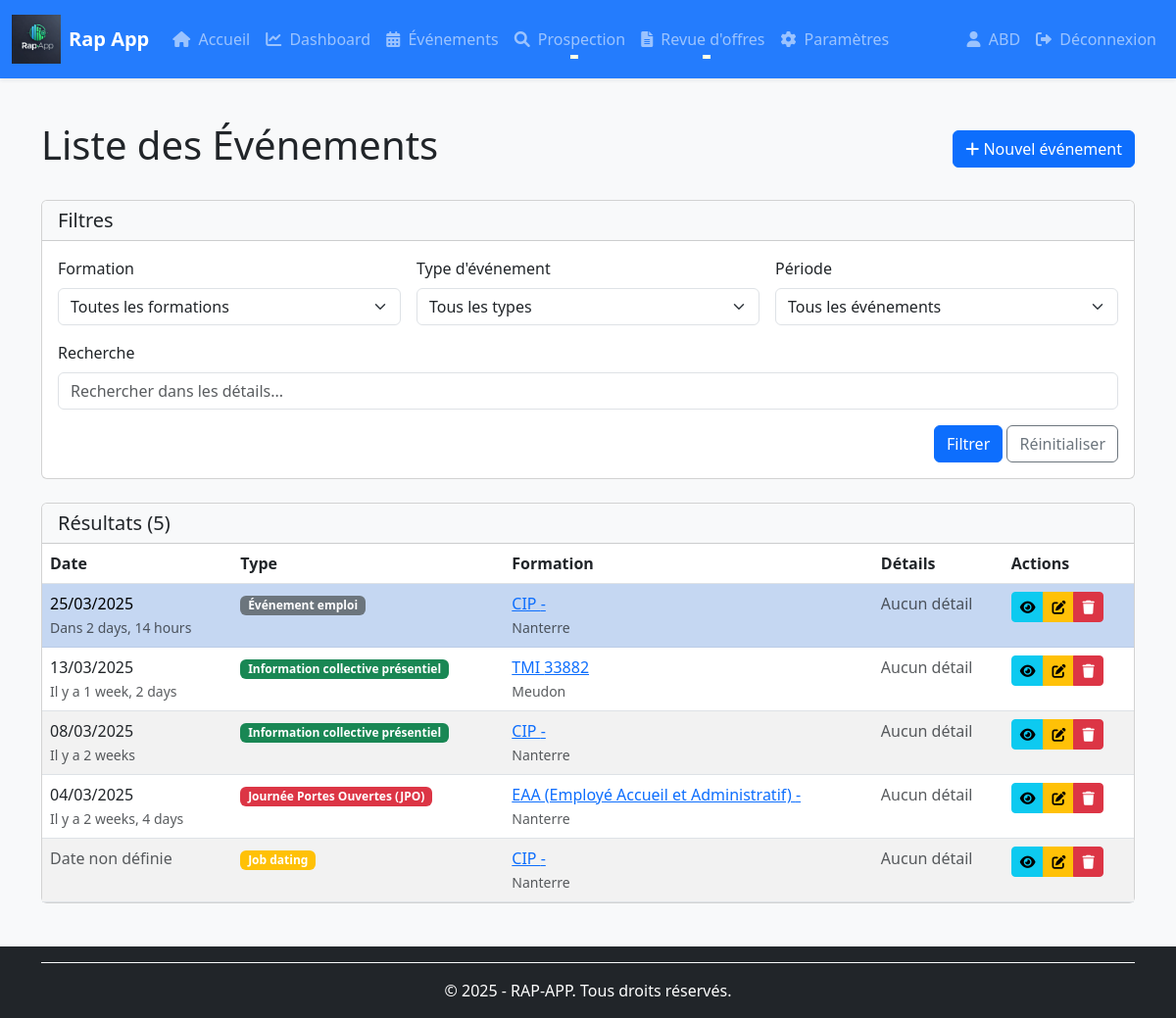
Page /evenements/ (signed in) on the earlier database version.
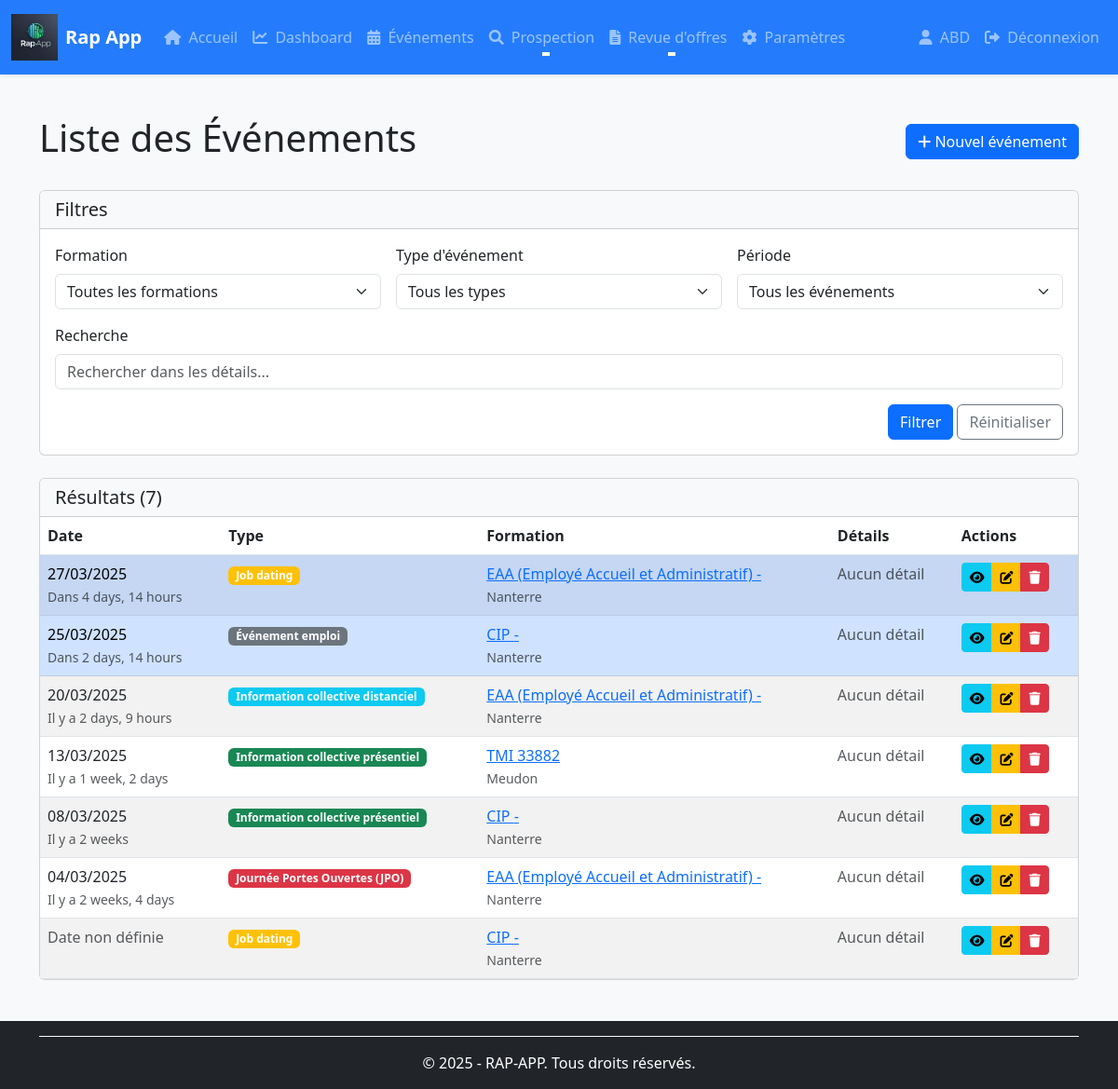
Same page on the later database version.
### rap_app/models/evenements.py (models this page shows, shortened)
class Evenement(BaseModel):
    INFO_PRESENTIEL = 'info_collective_presentiel'
    INFO_DISTANCIEL = 'info_collective_distanciel'
    JOB_DATING = 'job_dating'
    EVENEMENT_EMPLOI = 'evenement_emploi'
    FORUM = 'forum'
    JPO = 'jpo'
    AUTRE = 'autre'
    TYPE_EVENEMENT_CHOICES = [
        (INFO_PRESENTIEL, 'Information collective présentiel'),
        (INFO_DISTANCIEL, 'Information collective distanciel'),
        (JOB_DATING, 'Job dating'),
        (EVENEMENT_EMPLOI, 'Événement emploi'),
        (FORUM, 'Forum'),
        (JPO, 'Journée Portes Ouvertes (JPO)'),
        (AUTRE, 'Autre'),
    ]
    formation = models.ForeignKey(Formation, on_delete=models.CASCADE, null=True, blank=True,  related_name="evenements",verbose_name="Formation associée")
    type_evenement = models.CharField(max_length=100, choices=TYPE_EVENEMENT_CHOICES, verbose_name="Type d'événement",db_index=True)
    details = models.TextField(null=True,  blank=True, verbose_name="Détails de l'événement")
    event_date = models.DateField(null=True, blank=True, verbose_name="Date de l'événement")
    description_autre = models.CharField(max_length=255,  null=True,  blank=True,  verbose_name="Description pour 'Autre' événement")
    class Meta:
        verbose_name = "Événement"
        verbose_name_plural = "Événements"
        ordering = ['-event_date']
        indexes = [
            models.Index(fields=['event_date']),  # Optimisation des recherches par date.
            models.Index(fields=['type_evenement']),  # Ajout d'un index sur le type d'événement.
        ]

### rap_app/models/formations.py (models this page shows, shortened)
class Formation(BaseModel):
    nom = models.CharField(max_length=255, verbose_name="Nom de la formation")
    centre = models.ForeignKey(Centre, on_delete=models.CASCADE, related_name='formations', verbose_name="Centre de formation")
    type_offre = models.ForeignKey(TypeOffre, on_delete=models.CASCADE, related_name="formations", verbose_name="Type d'offre")
    statut = models.ForeignKey(Statut, on_delete=models.CASCADE, related_name="formations", verbose_name="Statut de la formation")
    start_date = models.DateField(null=True, blank=True, verbose_name="Date de début")
    end_date = models.DateField(null=True, blank=True, verbose_name="Date de fin")
    num_kairos = models.CharField(max_length=50, null=True, blank=True, verbose_name="Numéro Kairos")
    num_offre = models.CharField(max_length=50, null=True, blank=True, verbose_name="Numéro de l'offre")
    num_produit = models.CharField(max_length=50, null=True, blank=True, verbose_name="Numéro du produit")
    prevus_crif = models.PositiveIntegerField(default=0, verbose_name="Places prévues CRIF")
    prevus_mp = models.PositiveIntegerField(default=0, verbose_name="Places prévues MP")
    inscrits_crif = models.PositiveIntegerField(default=0, verbose_name="Inscrits CRIF")
    inscrits_mp = models.PositiveIntegerField(default=0, verbose_name="Inscrits MP")
    assistante = models.CharField(max_length=255, null=True, blank=True, verbose_name="Assistante")
    cap = models.PositiveIntegerField(null=True, blank=True, verbose_name="Capacité maximale")
    convocation_envoie = models.BooleanField(default=False, verbose_name="Convocation envoyée")
    entresformation = models.PositiveIntegerField(default=0, verbose_name="Entrées en formation")
    nombre_candidats = models.PositiveIntegerField(default=0, verbose_name="Nombre de candidats")
    nombre_entretiens = models.PositiveIntegerField(default=0, verbose_name="Nombre d'entretiens")
    nombre_evenements = models.PositiveIntegerField(default=0, verbose_name="Nombre d'événements")
    dernier_commentaire = models.TextField(null=True, blank=True, verbose_name="Dernier commentaire")
    partenaires = models.ManyToManyField(Partenaire, related_name="formations", verbose_name="Partenaires", blank=True)
    utilisateur = models.ForeignKey(User, on_delete=models.SET_NULL, null=True, blank=True,related_name="formations_creees",verbose_name="Créé par" )
    objects = FormationManager()
    class Meta:
        verbose_name = "Formation"
        verbose_name_plural = "Formations"
        ordering = ['-start_date', 'nom']
        indexes = [
            models.Index(fields=['start_date']),
            models.Index(fields=['end_date']),
            models.Index(fields=['nom']),
        ]

### rap_app/models/centres.py (models this page shows, shortened)
class Centre(BaseModel):
    nom = models.CharField(
        max_length=255,
        unique=True,  # 🔹 Garantit qu'un centre a un nom unique
        verbose_name="Nom du centre"
    )
    code_postal = models.CharField(
        max_length=5,  # 🔹 Limité à 5 caractères au lieu de 10
        null=True,
        blank=True,
        verbose_name="Code postal",
        validators=[
            RegexValidator(
                regex=r'^\d{5}$',
                message="Le code postal doit contenir exactement 5 chiffres"
            )
        ]
    )
    class Meta:
        verbose_name = "Centre"
        verbose_name_plural = "Centres"
        ordering = ['nom']
        indexes = [
            models.Index(fields=['nom']),  # 🔹 Index pour optimiser les recherches par nom
            models.Index(fields=['code_postal']),  # 🔹 Index pour les recherches par code postal
        ]

### rap_app/views/evenements_views.py (the view)
# urls.py: path('evenements/', evenements_views.EvenementListView.as_view(), name='evenement-list'),
class EvenementListView(BaseListView):
    model = Evenement
    context_object_name = 'evenements'
    template_name = 'evenements/evenement_list.html'
    def get_queryset(self):
        queryset = super().get_queryset().select_related('formation', 'formation__centre')
        formation_id = self.request.GET.get('formation')
        if formation_id:
            queryset = queryset.filter(formation_id=formation_id)
        type_evt = self.request.GET.get('type')
        if type_evt:
            queryset = queryset.filter(type_evenement=type_evt)
        periode = self.request.GET.get('periode')
        if periode == 'future':
            queryset = queryset.filter(event_date__gte=timezone.now().date())
        elif periode == 'past':
            queryset = queryset.filter(event_date__lt=timezone.now().date())
        q = self.request.GET.get('q')
        if q:
            queryset = queryset.filter(
                Q(details__icontains=q) |
                Q(description_autre__icontains=q) |
                Q(formation__nom__icontains=q)
            )
        return queryset
    def get_context_data(self, **kwargs):
        context = super().get_context_data(**kwargs)
        context['filters'] = {
            'formation': self.request.GET.get('formation', ''),
            'type': self.request.GET.get('type', ''),
            'periode': self.request.GET.get('periode', ''),
            'q': self.request.GET.get('q', ''),
        }
        context['formations'] = Formation.objects.all()
        context['types_evenement'] = Evenement.TYPE_EVENEMENT_CHOICES
        context['now'] = timezone.now().date()
        return context

### rap_app/templates/evenements/evenement_list.html (shortened to what the changed rows need)
{% extends 'base.html' %}
{% load static %}
{% block content %}
<div class="container mt-4">
    <div class="d-flex justify-content-between align-items-center mb-4">
        <h1>Liste des Événements</h1>
    </div>
    <div class="card">
        <div class="card-header bg-light">
            <div class="d-flex justify-content-between align-items-center">
                <h5 class="mb-0">Résultats ({{ evenements|length }})</h5>
            </div>
        </div>
        <div class="card-body p-0">
            {% if evenements %}
                <div class="table-responsive">
                    <table class="table table-hover table-striped mb-0">
                        <thead>
                            <tr>
                                <th>Date</th>
                                <th>Type</th>
                                <th>Formation</th>
                                <th>Détails</th>
                                <th>Actions</th>
                            </tr>
                        </thead>
                        <tbody>
                            {% for evenement in evenements %}
                                <tr {% if evenement.event_date and evenement.event_date >= now %}class="table-primary"{% endif %}>
                                    <td>
                                        {% if evenement.event_date %}
                                            {{ evenement.event_date|date:"d/m/Y" }}
                                            {% if evenement.event_date >= now %}
                                                <br>
                                                <small class="text-muted">Dans {{ evenement.event_date|timeuntil }}</small>
                                            {% else %}
                                                <br>
                                                <small class="text-muted">Il y a {{ evenement.event_date|timesince }}</small>
                                            {% endif %}
                                        {% else %}
                                            <span class="text-muted">Date non définie</span>
                                        {% endif %}
                                    </td>
                                    <td>
                                        <span class="badge
                                            {% if evenement.type_evenement == 'info_collective_presentiel' %}bg-success
                                            {% elif evenement.type_evenement == 'info_collective_distanciel' %}bg-info
                                            {% elif evenement.type_evenement == 'job_dating' %}bg-warning
                                            {% elif evenement.type_evenement == 'evenement_emploi' %}bg-secondary
                                            {% elif evenement.type_evenement == 'forum' %}bg-dark
                                            {% elif evenement.type_evenement == 'jpo' %}bg-danger
                                            {% else %}bg-light text-dark{% endif %}">
                                            {{ evenement.get_type_evenement_display }}
                                        </span>
                                    </td>
                                    <td>
                                        {% if evenement.formation %}
                                            <a href="{% url 'formation-detail' evenement.formation.id %}">
                                                {{ evenement.formation.nom }} {{ evenement.formation.num_offre|default:"-" }}
                                            </a>
                                            <br>
                                            <small class="text-muted">{{ evenement.formation.centre.nom }}</small>
                                        {% else %}
                                            <span class="text-muted">Aucune formation associée</span>
                                        {% endif %}
                                    </td>
                                    <td>
                                        {% if evenement.details %}
                                            <div class="text-truncate" style="max-width: 300px;">
                                                {{ evenement.details }}
                                            </div>
                                        {% else %}
                                            <span class="text-muted">Aucun détail</span>
                                        {% endif %}
                                    </td>
                                    <td>
                                        <div class="btn-group btn-group-sm">
                                            <a href="{% url 'evenement-detail' evenement.id %}" class="btn btn-info" title="Détails">
                                                <i class="fas fa-eye"></i>
                                            </a>
                                            <a href="{% url 'evenement-update' evenement.id %}" class="btn btn-warning" title="Modifier">
                                                <i class="fas fa-edit"></i>
                                            </a>
                                            <a href="{% url 'evenement-delete' evenement.id %}" class="btn btn-danger" title="Supprimer">
                                                <i class="fas fa-trash"></i>
                                            </a>
                                        </div>
                                    </td>
                                </tr>
                            {% endfor %}
                        </tbody>
                    </table>
                </div>
            {% else %}
                <div class="text-center py-4">
                    <p class="text-muted">Aucun événement trouvé.</p>
                </div>
            {% endif %}
        </div>
    </div>
</div>
{% endblock %}

Differences in the rows shown:
added Evenement: event_date "27/03/2025", event_date "4 days, 14 hours", type_evenement "Job dating", formation.nom "EAA (Employé Accueil et Administratif)", formation.num_offre "-", formation.centre.nom "Nanterre", details "Aucun détail"
added Evenement: event_date "20/03/2025", event_date "2 days, 9 hours", type_evenement "Information collective distanciel", formation.nom "EAA (Employé Accueil et Administratif)", formation.num_offre "-", formation.centre.nom "Nanterre", details "Aucun détail"
Other differences:
{{ evenements|length }}: "5" → "7"
